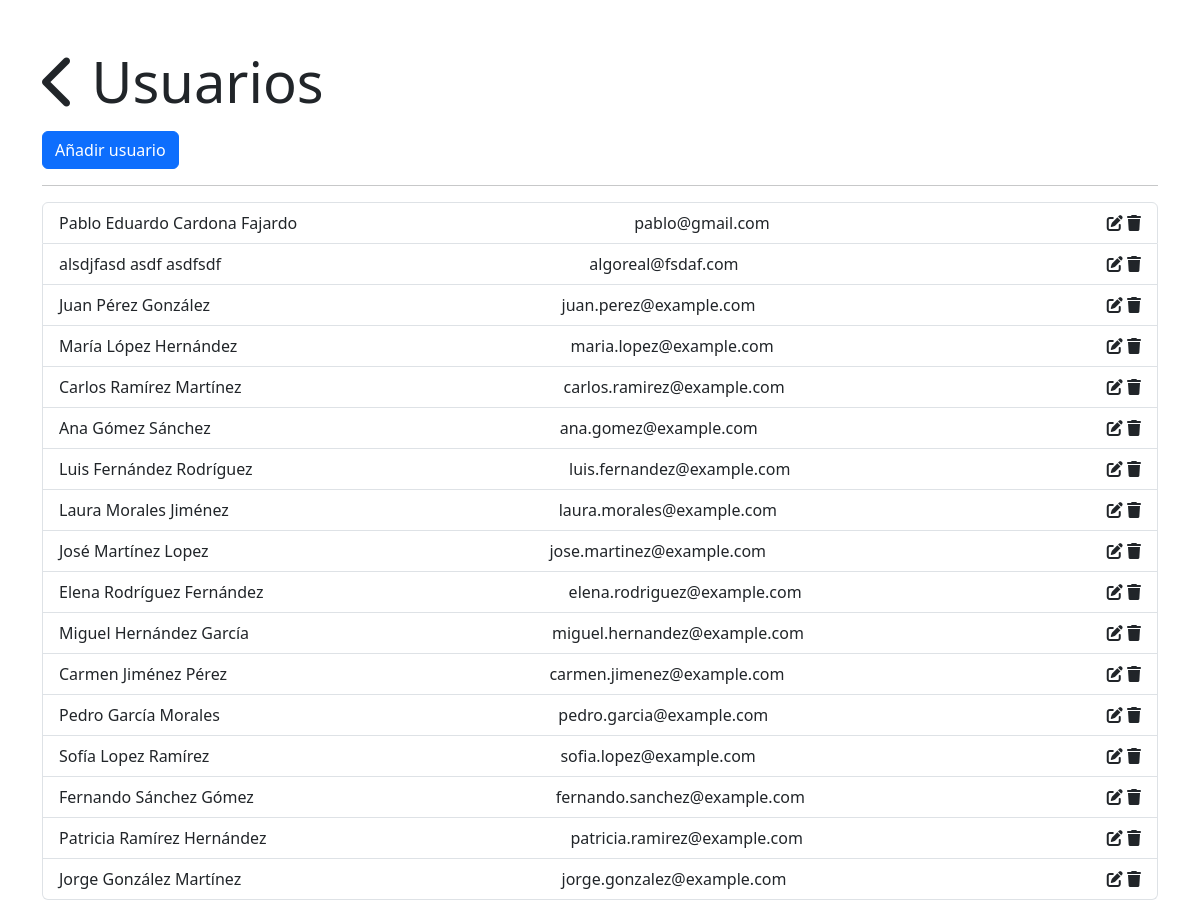
The page /usuarios on the database its author committed.
### app/models.py (models this page shows, shortened)
class User(db.Model):
    id = db.Column(db.Integer, primary_key=True)
    nombre = db.Column(db.String(80), nullable=False)
    apellido1 = db.Column(db.String(80), nullable=False)
    apellido2 = db.Column(db.String(80), nullable=False)
    cargo = db.Column(db.String(80), nullable=False)
    empresa = db.Column(db.String(80), nullable=False)
    calle = db.Column(db.String(80), nullable=False)
    numeroExt = db.Column(db.String(80), nullable=False)
    numeroInt = db.Column(db.String(80), nullable=False)
    colonia = db.Column(db.String(80), nullable=False)
    municipio = db.Column(db.String(80), nullable=False)
    estado = db.Column(db.String(80), nullable=False)
    codigoPostal = db.Column(db.String(80), nullable=False)
    telefono = db.Column(db.String(80), nullable=False)
    correoElectronico = db.Column(db.String(80), nullable=False)
    fechaNacimiento = db.Column(db.String(80), nullable=False)
    edad = db.Column(db.String(80), nullable=False)

### app/routes.py (the view)
@app.route('/usuarios')
def users():
    users = User.query.all()
    return render_template('users.html', users=users)

### app/templates/users.html (shortened to what this page needs)
<!DOCTYPE html>
<html lang="en">
  <head>
    <link
      href="https://cdn.jsdelivr.net/npm/bootstrap@5.3.3/dist/css/bootstrap.min.css"
      rel="stylesheet"
    />
  </head>
  <body>
    <div class="container mt-5">
      <h1 class="display-4">
        <i
          class="fas fa-chevron-left"
          style="cursor: pointer"
          onclick="window.location.href='/';"
        ></i>
        Usuarios
      </h1>
      <div class="row my-3">
        <div class="col">
          <button
            class="btn btn-primary"
            onclick="openAddUserDialog();"
          >
            Añadir usuario
          </button>
        </div>
      </div>
      <hr />
    {% if users %}
      <ul class="list-group" id="user-list">
        {% for user in users %}
        <li
          class="list-group-item d-flex justify-content-between align-items-center"
        >
          <span>
            {{ user.nombre }} {{ user.apellido1 }} {{ user.apellido2 }}
          </span>
          <span>
            {{ user.correoElectronico }}
          </span>
          <span>
            <i class="fas fa-edit mr-3" onclick="openEditUserDialog('{{ user.id }}', '{{ user.nombre }}', '{{ user.apellido1 }}', '{{ user.apellido2 }}', '{{ user.correoElectronico }}', '{{ user.fechaNacimiento }}', '{{ user.cargo }}', '{{ user.empresa }}', '{{ user.calle }}', '{{ user.numeroExt }}', '{{ user.numeroInt }}', '{{ user.colonia }}', '{{ user.municipio }}', '{{ user.estado }}', '{{ user.codigoPostal }}', '{{ user.telefono }}');"></i>
            <form action="{{ url_for('delete_user') }}" method="post" style="display:inline;">
              <i class="fas fa-trash" style="cursor: pointer;" onclick="this.closest('form').submit();"></i>
            </form>
          </span>
        </li>
        {% endfor %}
      </ul>
    {% else %}
      <p>No users found.</p>
    {% endif %}
    </div>
  </body>
</html>

### rows shown on the page
User: nombre "Pablo Eduardo", apellido1 "Cardona", apellido2 "Fajardo", correoElectronico "pablo@gmail.com"
User: nombre "alsdjfasd", apellido1 "asdf", apellido2 "asdfsdf", correoElectronico "algoreal@fsdaf.com"
User: nombre "Juan", apellido1 "Pérez", apellido2 "González", correoElectronico "juan.perez@example.com"
User: nombre "María", apellido1 "López", apellido2 "Hernández", correoElectronico "maria.lopez@example.com"
User: nombre "Carlos", apellido1 "Ramírez", apellido2 "Martínez", correoElectronico "carlos.ramirez@example.com"
User: nombre "Ana", apellido1 "Gómez", apellido2 "Sánchez", correoElectronico "ana.gomez@example.com"
User: nombre "Luis", apellido1 "Fernández", apellido2 "Rodríguez", correoElectronico "luis.fernandez@example.com"
User: nombre "Laura", apellido1 "Morales", apellido2 "Jiménez", correoElectronico "laura.morales@example.com"
User: nombre "José", apellido1 "Martínez", apellido2 "Lopez", correoElectronico "jose.martinez@example.com"
User: nombre "Elena", apellido1 "Rodríguez", apellido2 "Fernández", correoElectronico "elena.rodriguez@example.com"
User: nombre "Miguel", apellido1 "Hernández", apellido2 "García", correoElectronico "miguel.hernandez@example.com"
User: nombre "Carmen", apellido1 "Jiménez", apellido2 "Pérez", correoElectronico "carmen.jimenez@example.com"
User: nombre "Pedro", apellido1 "García", apellido2 "Morales", correoElectronico "pedro.garcia@example.com"
User: nombre "Sofía", apellido1 "Lopez", apellido2 "Ramírez", correoElectronico "sofia.lopez@example.com"
User: nombre "Fernando", apellido1 "Sánchez", apellido2 "Gómez", correoElectronico "fernando.sanchez@example.com"
User: nombre "Patricia", apellido1 "Ramírez", apellido2 "Hernández", correoElectronico "patricia.ramirez@example.com"
User: nombre "Jorge", apellido1 "González", apellido2 "Martínez", correoElectronico "jorge.gonzalez@example.com"
